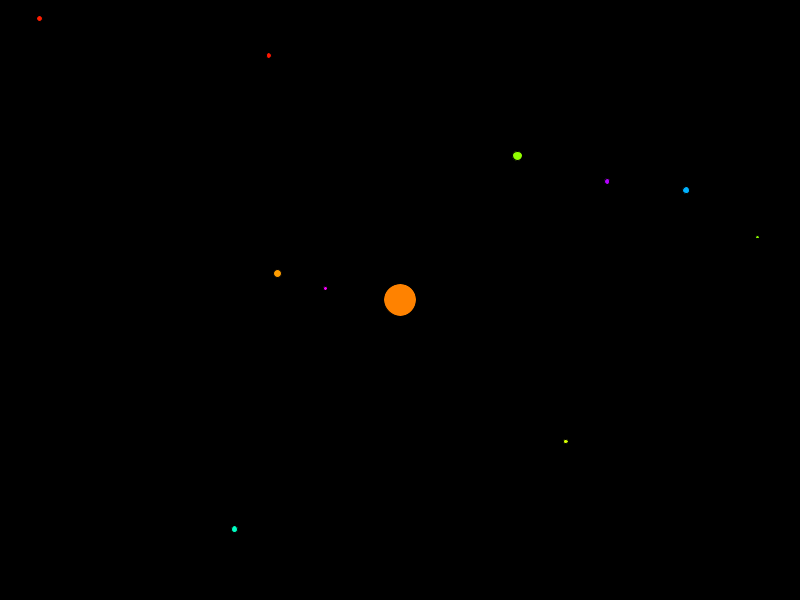
Frame 1 (no input)
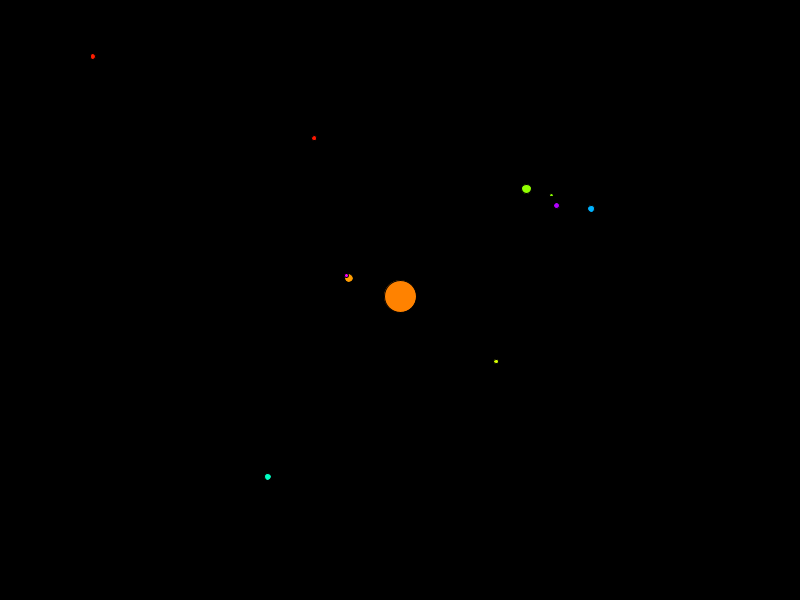
Frame 60 (the mouse pressed at the canvas centre just before this capture)
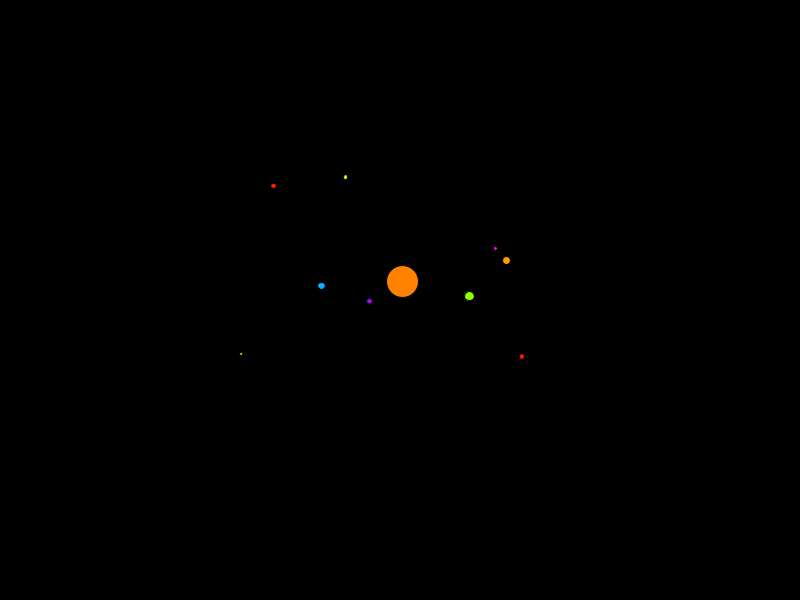
Frame 120 (the mouse held since frame 60 and released just before this capture)

The Processing sketch that drew these frames (run headless with seeded random() and noise(); from frame 60 on, the mouse is pressed at the canvas centre):

// Processing sketch: NewtonianPhysics
// ── NewtonianPhysics.pde

ArrayList<Agent> agents = new ArrayList<Agent>();

float kG = 5;
float maxForce = 1;

void setup(){
  size(800, 600);
  
  // spawn some agents
  for (int i = 0; i < 10; i++){
     agents.add(new Agent(10, 100)); 
  }
  
  Agent sun = new Agent(1000, 2000);
  sun.pos = new PVector(width / 2, height / 2);
  agents.add(sun);
}

void draw(){
  // update:
  for(Agent a : agents){
    a.update();
  }
  
  // draw:
  background(0);
  
  for(Agent a : agents){
    a.hasUpdatedGrav = false;
    a.draw();
  }
}

// ── Agent.pde

class Agent{
  color colour;
  
  PVector pos = new PVector();
  PVector vel = new PVector();
  PVector force = new PVector();
  
  float size;
  float mass;
  
  boolean hasUpdatedGrav = false;
  
  Agent(float massMin, float massMax){
     pos.x = random(0, width);
     pos.y = random(0, height);
     
     mass = random(massMin, massMax);
     size = sqrt(mass);
     
     colorMode(HSB);
     colour = color(random(0, 255), 255, 255);
  }
  
  void update(){
    
    for(Agent a : agents){
      if (a == this) continue; // skip the div by 0
      if (a.hasUpdatedGrav) continue;
      
      PVector f = findGravityForce(a);
      force.add(f);
    }
    hasUpdatedGrav = true;
   
    // a = f/m
    PVector acceleration = PVector.div(force, mass);
    
    // clear force
    force.set(0, 0);
    
    // v += a
    vel.add(acceleration);
    
    // p += v
    pos.add(vel);
    
  }
  
  void draw(){
    fill(colour);
    ellipse(pos.x, pos.y, size, size);  
    
  }
  
  PVector findGravityForce(Agent a){
      
    PVector vToAgent = PVector.sub(a.pos, pos); 
    
    // clip the vector to be 1 unit long
    float r = vToAgent.mag();
    
    // directionless gravity
    float gravForce = kG * (a.mass * mass) / (r * r);
    
    if (gravForce > maxForce) gravForce = maxForce;
    
    vToAgent.normalize();
    vToAgent.mult(gravForce);
    
    // add force to agent a
    a.force.add(PVector.mult(vToAgent, -1));
    
    return vToAgent;
  }
  
}
